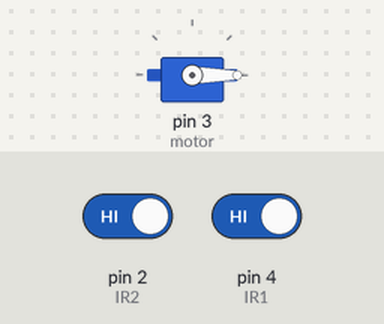
This sketch was run on a simulated Arduino Uno, built with avr-gcc and run on an emulated ATmega328P. On the bench: servo. The inputs (shaded band) are chosen by the test bench; at power-on: pin 4 (IR1) HIGH, pin 2 (IR2) HIGH.

Above: at 1.2 s.
1.3 s: pin 4 (IR1) driven LOW
At 1.7 s:
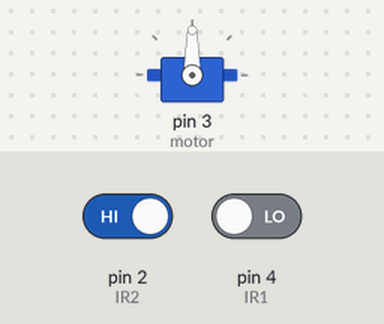
2.8 s: pin 2 (IR2) driven LOW
At 4.1 s:
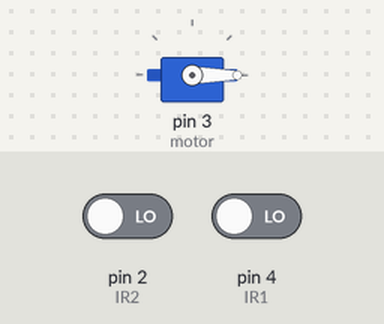
Timing chart, 0 to 5.8 s (numbered marks = the images above; inputs shaded):
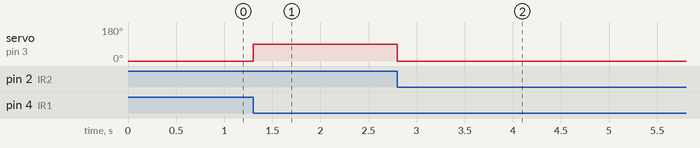

Measured:
- after the input at 1.3 s, servo on pin 3 (motor): 0° → 90° at once
- after the input at 2.8 s, servo on pin 3 (motor): 90° → 0° at once

The sketch:

servo_and_ir.ino
```cpp
#include<Servo.h>
Servo motor;
int IR1 = 4; //entering sensor
int IR2 = 2; //exit sensor
int entered = 0;
int exited=0;
int Slot = 5;

void setup() {
  pinMode(IR1, INPUT);
  pinMode(IR2, INPUT);


  motor.attach(3);
  motor.write(0);


  Serial.begin(9600);

}

void loop()
// put your main code here, to run repeatedly:
{
  //this portion is for entering into garage with slots
  if (digitalRead (IR1) == LOW && exited!=1) {
    if(Slot>0){
      motor.write(90);
      entered = 1;
      digitalWrite(10, LOW);
    }
    else{
      digitalWrite(10,HIGH);
    }
  }
  if (digitalRead (IR2) == LOW && entered == 1) {
    digitalWrite(10, LOW);
    motor.write(0);
    Slot = Slot - 1;
    entered=0;
  }
  //entered into garage


  /*
  if (digitalRead (IR2) == LOW  && entered!=1) { //exiting from garage
    motor.write(90);
    exited = 1;
    digitalWrite(10,LOW);
  }

  if (digitalRead (IR1) == LOW && exited ==1) {
    motor.write(0);
    Slot = Slot + 1;
    exited=0;
  }
  */
}
```
